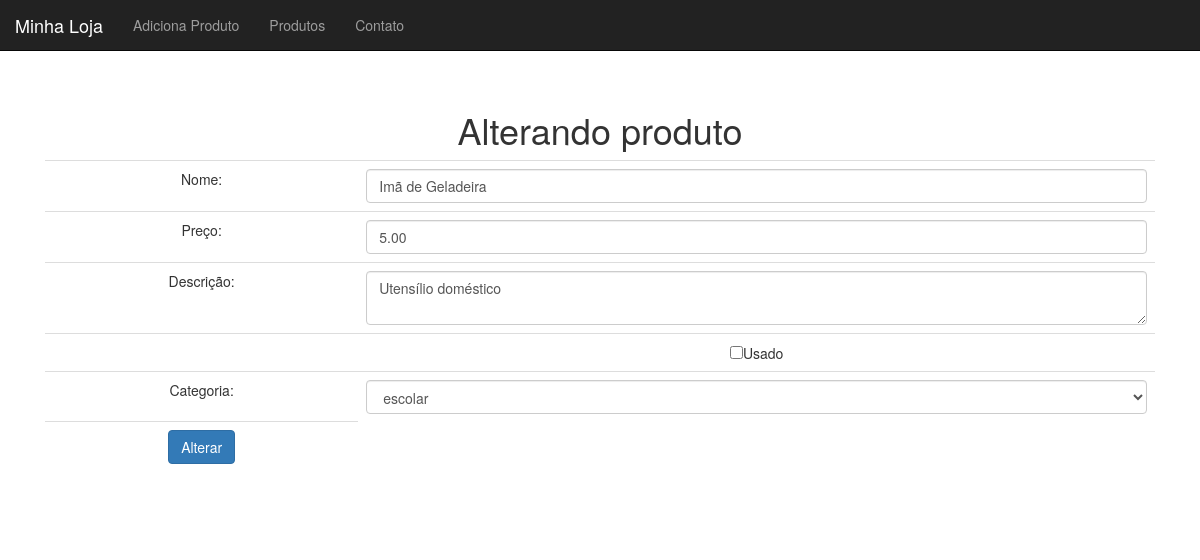
Screenshot of /produto-altera-formulario.php?id=25 with the database file from the repository.
### tables this page shows
CREATE TABLE `produtos` (
  `id` int(11) NOT NULL,
  `nome` varchar(255) DEFAULT NULL,
  `preco` decimal(10,2) DEFAULT NULL,
  `descricao` text,
  `categoria_id` int(11) DEFAULT NULL,
  `usado` tinyint(1) DEFAULT '0'
);

### banco-produto.php (called while the page is built, shortened)
<?php
function buscaProduto($conexao,$id)
{
	$query = "SELECT * FROM produtos WHERE id = {$id}";
	$resultado = mysqli_query($conexao,$query);
	return mysqli_fetch_assoc($resultado);
}

### banco-categoria.php (called while the page is built, shortened)
<?php
function listaCategorias($conexao) {
	$categorias = array();
	$query = "SELECT * FROM categorias";
	$resultado = mysqli_query($conexao, $query);
	while($categoria = mysqli_fetch_assoc($resultado)) {
		array_push($categorias,$categoria);
	}
	return $categorias;
}

### produto-altera-formulario.php (the view, shortened to what this page needs)
<?php require_once('cabecalho.php');
require_once('banco-categoria.php');
require_once('banco-produto.php');
$id = $_GET['id'];
$produto = buscaProduto($conexao,$id);
$usado = $produto['usado'] ? "checked='checked'" : "";
$categorias = listaCategorias($conexao);
?>
<h1>Alterando produto</h1>
<form action="altera-produto.php" method="post">
	<table class="table">
		<tr>
			<td>Nome:</td>
			<td><input class="form-control" type="text" name="nome" value="<?=$produto['nome']?>"></td>
		</tr>
		<tr>
			<td>Preço:</td>
			<td><input class="form-control" type="number" name="preco" value="<?=$produto['preco']?>"></td>
		</tr>
		<tr>
			<td>Descrição:</td>
			<td><textarea name="descricao" class="form-control"><?=$produto['descricao']?></textarea></td>
		</tr>
		<tr>
			<td></td>
			<td><input type="checkbox" name="usado" <?=$usado?> value="true">Usado</td>
		</tr>
		<tr>
			<td>Categoria:</td>
			<td>
				<select name="categoria_id" class="form-control">
					<?php foreach($categorias as $categoria):
						$essaEhACategoria = $produto['categoria_id'] == $categoria['id'];
						$selecao = $essaEhACategoria ? "selected='selected'" : "";
					?>
						<option value="<?=$categoria['id']?>" <?=$selecao?>>
							<?=$categoria['nome']?><br>
						</option>
					<?php endforeach ?>
				</select>
			</td>
		</tr>
		<tr>
			<td>
				<input class="btn btn-primary" type="submit" value="Alterar">
			</td>
		</tr>
	</table>
</form>
<?php require_once('rodape.php'); ?>

### css/loja.css (style rules this page uses)
body { padding-top: 50px; }

### rows the page displays
produtos: nome "Imã de Geladeira", preco "5.00", descricao "Utensílio doméstico"

### other values shown
form field categoria_id "escolar"
